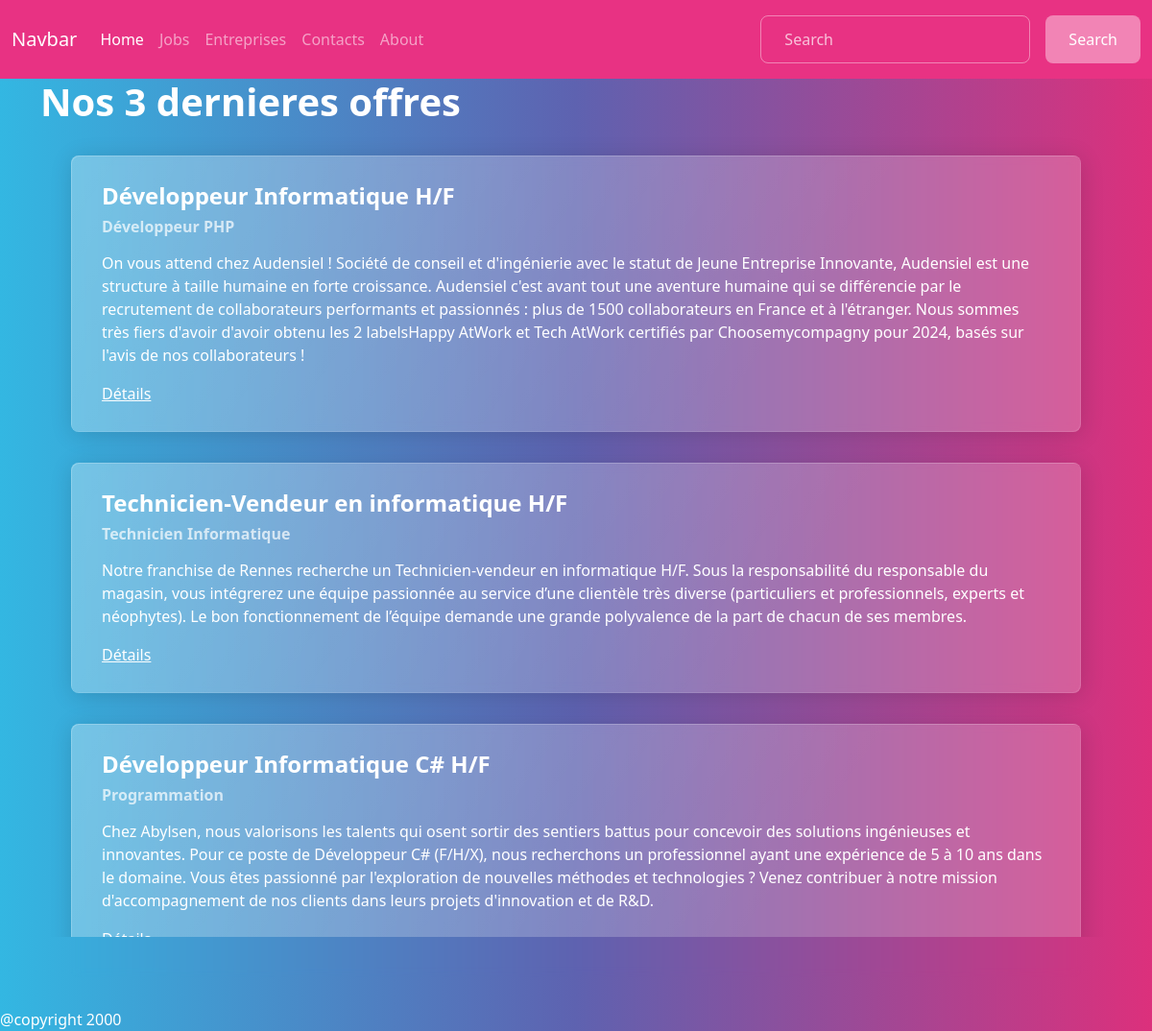
The page / on the database its author committed.
### tables this page shows
CREATE TABLE IF NOT EXISTS `job_offers` (
  `id` int NOT NULL AUTO_INCREMENT,
  `title` varchar(255) NOT NULL,
  `description` text NOT NULL,
  `mission` text NOT NULL,
  `location` varchar(100) NOT NULL,
  `category` varchar(100) NOT NULL,
  `employment_type` enum('CDI','CDD','Freelance','Internship') NOT NULL,
  `technologies_used` text NOT NULL,
  `benefits` text NOT NULL,
  `participants_count` int DEFAULT '0',
  `created_at` timestamp NULL DEFAULT CURRENT_TIMESTAMP,
  `image_url` varchar(255) NOT NULL,
  `id_company` int NOT NULL DEFAULT '1',
  PRIMARY KEY (`id`),
  KEY `id_company` (`id_company`)
);

### index.php (called while the page is built)
<?php
require_once 'includes/functions.php';
$jobs= getJobsListLimit3();
 require_once('views/pages/homepage.html.php');
?>

### includes/functions.php (called while the page is built, shortened)
<?php
function getJobsListLimit3(){
    $pdo =  connexionDB();
    $sql ="SELECT * FROM job_offers ORDER BY created_at DESC LIMIT 3";
    $statement = $pdo->query($sql);
    return $statement->fetchAll();
}
?>

### views/pages/homepage.html.php (the view)
<?php require_once __DIR__ .'/../partials/header.html.php';
?>
<div class='container'>
<h1>Nos 3 dernieres offres </h1>
<div class="">
<?php
foreach($jobs as $job){
    echo '
<div class="card m-3">
  <div class="card-body">
    <h4 class="card-title">'.$job["title"].'</h4>
    <h6 class="card-subtitle mb-2 text-muted">'.$job['category'].'</h6>
    <p class="card-text">'.$job['description'].'</p>
    <a href="offre.php?id='.$job["id"].'" class="card-link">Détails</a>
  </div>
</div>
';
}
?>
</div>
</div>
<?php require_once __DIR__ . '/../partials/footer.html.php';?>

### rows shown on the page
job_offers: title "Développeur Informatique H/F", category "Développeur PHP", description "On vous attend chez Audensiel ! Société de conseil et d'ingénierie avec le statut de Jeune Entreprise Innovante, Audensiel est une structure à taille humaine en forte croissance. Audensiel c'est avant tout une aventure humaine qui se différencie par le recrutement de collaborateurs performants et passionnés : plus de 1500 collaborateurs en France et à l'étranger. Nous sommes très fiers d'avoir d'avoir obtenu les 2 labelsHappy AtWork et Tech AtWork certifiés par Choosemycompagny pour 2024, basés sur l'avis de nos collaborateurs !"
job_offers: title "Technicien-Vendeur en informatique H/F", category "Technicien Informatique", description "Notre franchise de Rennes recherche un Technicien-vendeur en informatique H/F. Sous la responsabilité du responsable du magasin, vous intégrerez une équipe passionnée au service d’une clientèle très diverse (particuliers et professionnels, experts et néophytes). Le bon fonctionnement de l’équipe demande une grande polyvalence de la part de chacun de ses membres."
job_offers: title "Développeur Informatique C# H/F", category "Programmation", description "Chez Abylsen, nous valorisons les talents qui osent sortir des sentiers battus pour concevoir des solutions ingénieuses et innovantes. Pour ce poste de Développeur C# (F/H/X), nous recherchons un professionnel ayant une expérience de 5 à 10 ans dans le domaine. Vous êtes passionné par l'exploration de nouvelles méthodes et technologies ? Venez contribuer à notre mission d'accompagnement de nos clients dans leurs projets d'innovation et de R&D."
